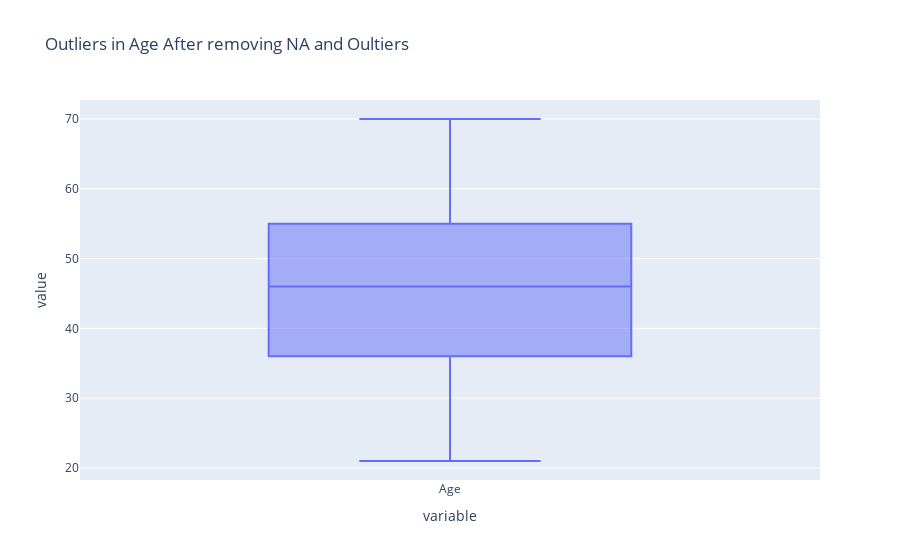

This figure's notebook cell:
### Code cell
px.box(Ages_outliers_removed,title="Outliers in Age After removing NA and Oultiers")

### Figure 1 — Plotly figure (JSON) as saved in the notebook; plotly's stock layout.template omitted (floating-point values rounded to 4 significant figures; data arrays with more than 128 entries replaced by an {"elided": "..."} marker saying what was removed)
{"data": [{"alignmentgroup": "True", "hovertemplate": "variable=%{x}<br>value=%{y}<extra></extra>", "legendgroup": "", "marker": {"color": "#636efa"}, "name": "", "notched": false, "offsetgroup": "", "orientation": "v", "showlegend": false, "type": "box", "x": {"elided": "19511 str values"}, "x0": " ", "xaxis": "x", "y": {"elided": "19511 int values"}, "y0": " ", "yaxis": "y"}], "layout": {"boxmode": "group", "legend": {"tracegroupgap": 0}, "title": {"text": "Outliers in Age After removing NA and Oultiers"}, "xaxis": {"anchor": "y", "domain": [0, 1], "title": {"text": "variable"}}, "yaxis": {"anchor": "x", "domain": [0, 1], "title": {"text": "value"}}}}
